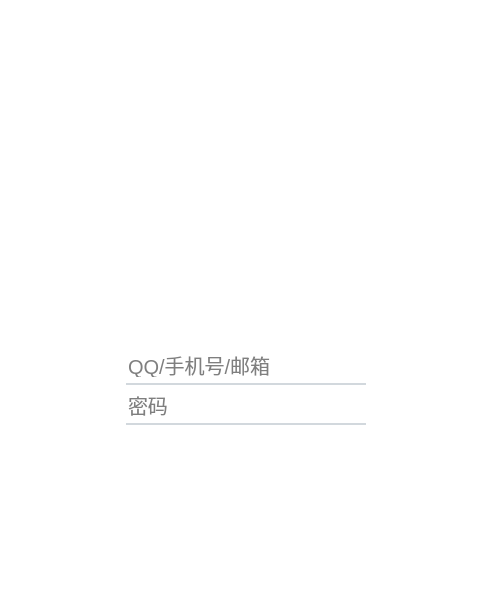
<?xml version="1.0" encoding="UTF-8"?>
<ui version="4.0">
 <class>Widget</class>
 <widget class="QWidget" name="Widget">
  <property name="geometry">
   <rect>
    <x>0</x>
    <y>0</y>
    <width>500</width>
    <height>600</height>
   </rect>
  </property>
  <property name="windowTitle">
   <string>Widget</string>
  </property>
  <property name="styleSheet">
   <string notr="true">QWidget{
background-color:white
}</string>
  </property>
  <widget class="QWidget" name="">
   <property name="geometry">
    <rect>
     <x>0</x>
     <y>0</y>
     <width>491</width>
     <height>601</height>
    </rect>
   </property>
   <layout class="QVBoxLayout" name="verticalLayout_4">
    <item>
     <spacer name="verticalSpacer">
      <property name="orientation">
       <enum>Qt::Vertical</enum>
      </property>
      <property name="sizeHint" stdset="0">
       <size>
        <width>20</width>
        <height>40</height>
       </size>
      </property>
     </spacer>
    </item>
    <item>
     <spacer name="verticalSpacer_3">
      <property name="orientation">
       <enum>Qt::Vertical</enum>
      </property>
      <property name="sizeHint" stdset="0">
       <size>
        <width>20</width>
        <height>40</height>
       </size>
      </property>
     </spacer>
    </item>
    <item>
     <layout class="QHBoxLayout" name="horizontalLayout_3">
      <item>
       <spacer name="horizontalSpacer">
        <property name="orientation">
         <enum>Qt::Horizontal</enum>
        </property>
        <property name="sizeHint" stdset="0">
         <size>
          <width>40</width>
          <height>20</height>
         </size>
        </property>
       </spacer>
      </item>
      <item>
       <layout class="QVBoxLayout" name="verticalLayout_3">
        <item>
         <layout class="QVBoxLayout" name="verticalLayout">
          <item>
           <layout class="QHBoxLayout" name="horizontalLayout">
            <item>
             <widget class="QLineEdit" name="lineEdit">
              <property name="font">
               <font>
                <pointsize>15</pointsize>
               </font>
              </property>
              <property name="styleSheet">
               <string notr="true">QLineEdit{
border:none
}</string>
              </property>
              <property name="placeholderText">
               <string>QQ/手机号/邮箱</string>
              </property>
             </widget>
            </item>
            <item>
             <widget class="QWidget" name="widget_3" native="true">
              <property name="minimumSize">
               <size>
                <width>60</width>
                <height>0</height>
               </size>
              </property>
              <property name="sizeIncrement">
               <size>
                <width>20</width>
                <height>0</height>
               </size>
              </property>
              <property name="styleSheet">
               <string notr="true">QWidget#widget_3{
border-image:url(:/image/image/6.jpg)
}</string>
              </property>
             </widget>
            </item>
           </layout>
          </item>
          <item>
           <widget class="QWidget" name="widget_2" native="true">
            <property name="minimumSize">
             <size>
              <width>0</width>
              <height>2</height>
             </size>
            </property>
            <property name="maximumSize">
             <size>
              <width>16777215</width>
              <height>2</height>
             </size>
            </property>
            <property name="styleSheet">
             <string notr="true">QWidget#widget_2{
background-color:rgb(210, 216, 221);
}</string>
            </property>
           </widget>
          </item>
         </layout>
        </item>
        <item>
         <layout class="QVBoxLayout" name="verticalLayout_2">
          <item>
           <layout class="QHBoxLayout" name="horizontalLayout_2">
            <item>
             <widget class="QLineEdit" name="lineEdit_2">
              <property name="font">
               <font>
                <pointsize>15</pointsize>
               </font>
              </property>
              <property name="styleSheet">
               <string notr="true">QLineEdit{
border:none
}</string>
              </property>
              <property name="echoMode">
               <enum>QLineEdit::Password</enum>
              </property>
              <property name="placeholderText">
               <string>密码</string>
              </property>
             </widget>
            </item>
            <item>
             <widget class="QWidget" name="widget_4" native="true">
              <property name="minimumSize">
               <size>
                <width>60</width>
                <height>0</height>
               </size>
              </property>
              <property name="sizeIncrement">
               <size>
                <width>20</width>
                <height>0</height>
               </size>
              </property>
              <property name="styleSheet">
               <string notr="true">QWidget#widget_4{
border-image:url(:/image/image/4.jpg)
}</string>
              </property>
             </widget>
            </item>
           </layout>
          </item>
          <item>
           <widget class="QWidget" name="widget_5" native="true">
            <property name="minimumSize">
             <size>
              <width>0</width>
              <height>2</height>
             </size>
            </property>
            <property name="maximumSize">
             <size>
              <width>16777215</width>
              <height>2</height>
             </size>
            </property>
            <property name="styleSheet">
             <string notr="true">QWidget#widget_5{
background-color:rgb(210, 216, 221);
}</string>
            </property>
           </widget>
          </item>
         </layout>
        </item>
       </layout>
      </item>
      <item>
       <spacer name="horizontalSpacer_2">
        <property name="orientation">
         <enum>Qt::Horizontal</enum>
        </property>
        <property name="sizeHint" stdset="0">
         <size>
          <width>40</width>
          <height>20</height>
         </size>
        </property>
       </spacer>
      </item>
     </layout>
    </item>
    <item>
     <spacer name="verticalSpacer_2">
      <property name="orientation">
       <enum>Qt::Vertical</enum>
      </property>
      <property name="sizeHint" stdset="0">
       <size>
        <width>20</width>
        <height>40</height>
       </size>
      </property>
     </spacer>
    </item>
   </layout>
  </widget>
 </widget>
 <resources/>
 <connections/>
</ui>
